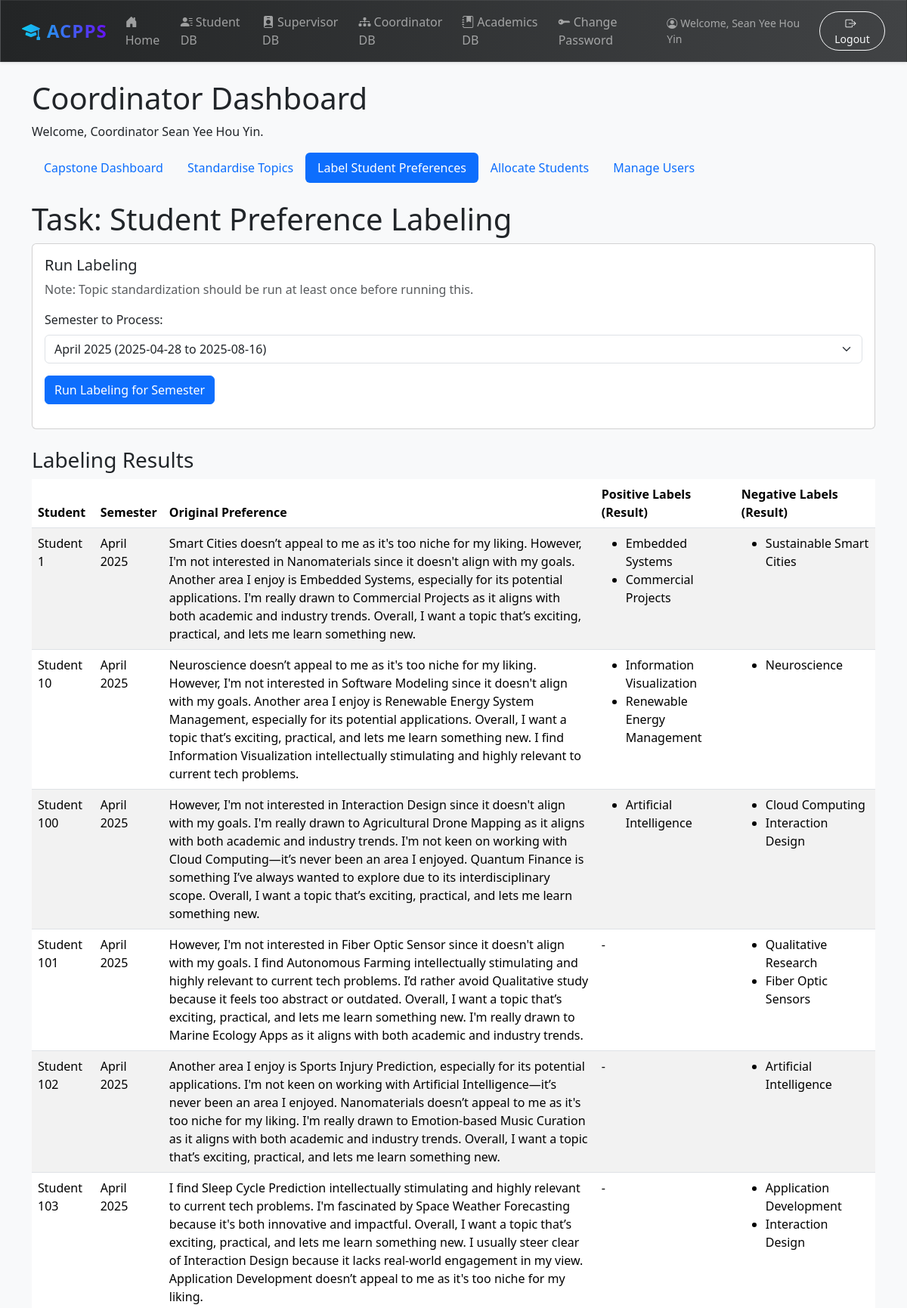
Screenshot of /dashboards/coordinator/label/ (signed in, upper part) with the database file from the repository.
### users/models.py (models this page shows, shortened)
class User(AbstractBaseUser, PermissionsMixin):
    email = models.EmailField(unique=True)
    is_active = models.BooleanField(default=True)
    is_staff = models.BooleanField(default=False)
    date_joined = models.DateTimeField(default=timezone.now)
    full_name = models.CharField(max_length=255, blank=False, null=False)
    USER_TYPE_CHOICES = (
        ('student', 'Student'),
        ('supervisor', 'Supervisor'),
    )
    user_type = models.CharField(max_length=10, choices=USER_TYPE_CHOICES)
    objects = UserManager()
    USERNAME_FIELD = 'email'
    REQUIRED_FIELDS = ['user_type']
    def get_full_name(self):
        return self.full_name or self.email

class StudentProfile(models.Model):
    user = models.OneToOneField(settings.AUTH_USER_MODEL, on_delete=models.CASCADE, primary_key=True)
    programme = models.ForeignKey(Programme, on_delete=models.SET_NULL, null=True, related_name='students')
    preference_text = models.TextField(blank=True, null=True)
    positive_preferences = models.ManyToManyField(StandardisedTopic, blank=True, related_name='positive_preferences_students')
    negative_preferences = models.ManyToManyField(StandardisedTopic, blank=True, related_name='negative_preferences_students')
    supervisor = models.ForeignKey('SupervisorProfile', on_delete=models.SET_NULL, null=True, blank=True, related_name='students')
    semester = models.ForeignKey(
        Semester,
        on_delete=models.PROTECT, # Don't delete a semester if programmes are linked to it
        default=get_default_semester(),
        null=True,
        blank=True,
        related_name='students'
    )
    programme_match_type = models.IntegerField(null=True)
    matching_topics = models.ManyToManyField(StandardisedTopic, blank=True, related_name='matching_students')
    conflicting_topics = models.ManyToManyField(StandardisedTopic, blank=True, related_name='conflicting_students')
    PREFERENCE_MAX_LENGTH = 4093

### academics/models.py (models this page shows)
class Semester(models.Model):
    name = models.CharField(max_length=100)
    start_date = models.DateField()
    end_date = models.DateField()
    class Meta:
        get_latest_by = 'start_date'
        ordering = ['-start_date']
    def __str__(self):
        return f"{self.name} ({self.start_date} to {self.end_date})"

### api/models.py (models this page shows, shortened)
class StandardisedTopic(models.Model):
    name = models.CharField(max_length=255, unique=True)

### dashboards/views.py (the view, shortened to what this page needs)
# urls.py: path('coordinator/label/', CoordinatorLabelingView.as_view(), name='coordinator_label'),
class CoordinatorLabelingView(CoordinatorRequiredMixin, View):
    template_name = 'dashboard/coordinator_label.html'
    def get(self, request, *args, **kwargs):
        semesters = Semester.objects.all().order_by('-start_date')
        selected_semester_id_str = request.GET.get('semester')
        selected_semester_id = None
        student_profiles_query = StudentProfile.objects.select_related('user', 'semester')
        if selected_semester_id_str:
            try:
                selected_semester_id = int(selected_semester_id_str)
                student_profiles_query = student_profiles_query.filter(semester__pk=selected_semester_id)
            except (ValueError, TypeError):
                student_profiles_query = student_profiles_query.none()
        else:
            latest_semester = semesters.first()
            if latest_semester:
                selected_semester_id = latest_semester.pk
                student_profiles_query = student_profiles_query.filter(semester=latest_semester)
            else:
                student_profiles_query = student_profiles_query.none()
        student_profiles = student_profiles_query.order_by('user__full_name')
        context = {
            'semesters': semesters,
            'student_profiles': student_profiles,
            'selected_semester_id': selected_semester_id,
        }
        return render(request, self.template_name, context)

### dashboards/views.py (called while the page is built)
    def dispatch(self, request, *args, **kwargs):
        is_coordinator = CoordinatorProfile.objects.filter(supervisor__user=request.user).exists() or request.user.is_superuser
        if not is_coordinator:
            messages.error(request, "You do not have permission to access this page.")
            return redirect('home')
        return super().dispatch(request, *args, **kwargs)

### templates/dashboard/coordinator_label.html (shortened to what this page needs)
{% extends "dashboard/coordinator_base.html" %}
{% load static %}
{% block module %}
    <h1>Task: Student Preference Labeling</h1>
    <div class="card mb-4">
        <div class="card-body">
            <h5 class="card-title">Run Labeling</h5>
            <p class="card-text text-muted">Note: Topic standardization should be run at least once before running this.</p>
            <div class="form-group mb-3">
                <label for="semester-input" class="form-label">Semester to Process:</label>
                <select id="semester-input" class="form-select">
                    {% for semester in semesters %}
                        <option value="{{ semester.pk }}" {% if semester.pk == selected_semester_id %}selected{% endif %}>
                            {{ semester }}
                        </option>
                    {% empty %}
                        <option value="">No semesters found</option>
                    {% endfor %}
                </select>
            </div>
            <button type="button" id="label-btn" class="btn btn-primary" data-url="{% url 'start_labeling' %}">Run Labeling for Semester</button>
        </div>
    </div>
    <h3>Labeling Results</h3>
    {% if student_profiles %}
        <div class="table-responsive">
            <table class="table table-striped table-hover">
                <thead>
                    <tr>
                        <th>Student</th>
                        <th>Semester</th>
                        <th>Original Preference</th>
                        <th>Positive Labels (Result)</th>
                        <th>Negative Labels (Result)</th>
                    </tr>
                </thead>
                <tbody>
                    {% for profile in student_profiles %}
                        <tr>
                            <td>{{ profile.user.get_full_name }}</td>
                            <td>{{ profile.semester.name|default:"N/A" }}</td>
                            <td>{{ profile.preference_text|default:"-" }}</td>
                            <td>
                                {% if profile.positive_preferences.all %}
                                    <ul>
                                        {% for label in profile.positive_preferences.all %}
                                            <li>{{ label.name }}</li>
                                        {% endfor %}
                                    </ul>
                                {% else %}
                                    -
                                {% endif %}
                            </td>
                            <td>
                                {% if profile.negative_preferences.all %}
                                    <ul>
                                        {% for label in profile.negative_preferences.all %}
                                            <li>{{ label.name }}</li>
                                        {% endfor %}
                                    </ul>
                                {% else %}
                                    -
                                {% endif %}
                            </td>
                        </tr>
                    {% endfor %}
                </tbody>
            </table>
        </div>
    {% else %}
        {% if selected_semester_id %}
            <div class="alert alert-info" role="alert">No student profiles found for the selected semester.</div>
        {% else %}
            <div class="alert alert-warning" role="alert">No student profiles found. Please add students and assign them to a semester.</div>
        {% endif %}
    {% endif %}
{% endblock %}

### templates/dashboard/coordinator_base.html (shortened to what this page needs)
{% extends "dashboard/dashboard_base.html" %}
{% load static %}
{% block dashboard %}
    <h1>Coordinator Dashboard</h1>
    <p>Welcome, Coordinator {{ user.get_full_name }}.</p>
    <nav class="nav nav-pills mb-4">
        <a class="nav-link {% if request.resolver_match.url_name == 'coordinator_dashboard' %}active{% endif %}" href="{% url 'coordinator_dashboard' %}">Capstone Dashboard</a>
        <a class="nav-link {% if request.resolver_match.url_name == 'coordinator_standardize' %}active{% endif %}" href="{% url 'coordinator_standardize' %}">Standardise Topics</a>
        <a class="nav-link {% if request.resolver_match.url_name == 'coordinator_label' %}active{% endif %}" href="{% url 'coordinator_label' %}">Label Student Preferences</a>
        <a class="nav-link {% if request.resolver_match.url_name == 'coordinator_match' %}active{% endif %}" href="{% url 'coordinator_match' %}">Allocate Students</a>
        <a class="nav-link {% if request.resolver_match.url_name == 'coordinator_import' %}active{% endif %}" href="{% url 'coordinator_import' %}">Manage Users</a>
    </nav>
    {% block module %}
    {% endblock %}
{% endblock %}

### templates/base.html (shortened to what this page needs)
<!DOCTYPE html>
<html lang="en">
<head>
    <link href="https://cdn.jsdelivr.net/npm/bootstrap@5.3.3/dist/css/bootstrap.min.css" rel="stylesheet">
    <link rel="stylesheet" href="https://cdn.jsdelivr.net/npm/bootstrap-icons@1.11.3/font/bootstrap-icons.min.css">
</head>
<body>
    <nav class="navbar navbar-expand-lg navbar-dark navbar-custom shadow-sm mb-4 px-3" style="backdrop-filter: blur(8px); border: 1px solid rgba(255,255,255,0.08);">
        <div class="container-fluid">
            <a class="navbar-brand fw-bold fs-4 text-gradient" href="{% url 'home' %}" style="letter-spacing:1px;">
                <i class="bi bi-mortarboard-fill me-2"></i>ACPPS
            </a>
            <div class="collapse navbar-collapse" id="navbarNav">
                <ul class="navbar-nav me-auto mb-2 mb-lg-0">
                    <li class="nav-item">
                        <a class="nav-link {% if request.resolver_match.url_name == 'home' %}active{% endif %}" href="{% url 'home' %}">
                            <i class="bi bi-house-door-fill me-1"></i>Home
                        </a>
                    </li>
                    {% if user.is_authenticated %}
                        {% if user.is_superuser %}
                            <li class="nav-item"><a class="nav-link" href="{% url 'student_dashboard' %}"><i class="bi bi-person-lines-fill me-1"></i>Student DB</a></li>
                            <li class="nav-item"><a class="nav-link" href="{% url 'supervisor_dashboard' %}"><i class="bi bi-person-badge-fill me-1"></i>Supervisor DB</a></li>
                            <li class="nav-item"><a class="nav-link" href="{% url 'coordinator_dashboard' %}"><i class="bi bi-diagram-3-fill me-1"></i>Coordinator DB</a></li>
                            <li class="nav-item"><a class="nav-link" href="{% url 'academics:dashboard' %}"><i class="bi bi-journal-bookmark-fill me-1"></i>Academics DB</a></li>
                        {% elif user.user_type == 'student' %}
                            <li class="nav-item"><a class="nav-link" href="{% url 'student_dashboard' %}"><i class="bi bi-person-circle me-1"></i>My Dashboard</a></li>
                        {% elif user.user_type == 'supervisor' %}
                            <li class="nav-item"><a class="nav-link" href="{% url 'supervisor_dashboard' %}"><i class="bi bi-person-badge-fill me-1"></i>My Dashboard</a></li>
                        {% endif %}
                    {% endif %}
                </ul>
                <div class="navbar-nav ms-auto align-items-center">
                    {% if user.is_authenticated %}
                        <li class="nav-item">
                            <a class="nav-link" href="{% url 'password_change' %}">
                                <i class="bi bi-key-fill me-1"></i>Change Password
                            </a>
                        </li>
                        <span class="navbar-text me-3 small" style="font-weight:500;">
                            <i class="bi bi-person-circle me-1"></i>Welcome, {{ user.full_name }}
                        </span>
                        <form class="d-flex" action="{% url 'logout' %}" method="post">
                            <button type="submit" class="btn btn-outline-light btn-sm px-3 rounded-pill ms-2" style="transition:background 0.2s;">
                                <i class="bi bi-box-arrow-right me-1"></i>Logout
                            </button>
                        </form>
                    {% else %}
                        <a href="{% url 'login' %}" class="btn btn-outline-light rounded-pill px-4 ms-2">Login</a>
                    {% endif %}
                </div>
            </div>
        </div>
    </nav>
    <main class="container">
        {% block content %}
        {% endblock %}
    </main>
</body>
</html>

### templates/base.html (style rules this page uses)
body { background-color: #f8f9fa; }
.text-gradient { background: linear-gradient(90deg, #0dcaf0 0%, #6610f2 100%); -webkit-background-clip: text; -webkit-text-fill-color: transparent; background-clip: text; }
.navbar-custom { background: linear-gradient(90deg, #232526 0%, #414345 100%); box-shadow: 0 4px 24px 0 rgba(0,0,0,0.10); border: 1px solid rgba(255,255,255,0.10); backdrop-filter: blur(8px); }
.navbar .nav-link { transition: color 0.2s, background 0.2s; }
.navbar .navbar-brand { letter-spacing: 1px; }

### rows the page displays
User: full_name "Sean Yee Hou Yin", get_full_name "Sean Yee Hou Yin"
StudentProfile: user.get_full_name "Student 1", semester.name "April 2025", preference_text "Smart Cities doesn’t appeal to me as it's too niche for my liking. However, I'm not interested in Nanomaterials since it doesn't align with my goals. Another area I enjoy is Embedded Systems, especially for its potential applications. I'm really drawn to Commercial Projects as it aligns with both academic and industry trends. Overall, I want a topic that’s exciting, practical, and lets me learn something new."
StandardisedTopic: name "Embedded Systems"
StandardisedTopic: name "Commercial Projects"
StandardisedTopic: name "Sustainable Smart Cities"
StudentProfile: user.get_full_name "Student 10", semester.name "April 2025", preference_text "Neuroscience doesn’t appeal to me as it's too niche for my liking. However, I'm not interested in Software Modeling since it doesn't align with my goals. Another area I enjoy is Renewable Energy System Management, especially for its potential applications. Overall, I want a topic that’s exciting, practical, and lets me learn something new. I find Information Visualization intellectually stimulating and highly relevant to current tech problems."
StandardisedTopic: name "Information Visualization"
StandardisedTopic: name "Renewable Energy Management"
StandardisedTopic: name "Neuroscience"
StudentProfile: user.get_full_name "Student 100", semester.name "April 2025", preference_text "However, I'm not interested in Interaction Design since it doesn't align with my goals. I'm really drawn to Agricultural Drone Mapping as it aligns with both academic and industry trends. I'm not keen on working with Cloud Computing—it’s never been an area I enjoyed. Quantum Finance is something I’ve always wanted to explore due to its interdisciplinary scope. Overall, I want a topic that’s exciting, practical, and lets me learn something new."
StandardisedTopic: name "Artificial Intelligence"
StandardisedTopic: name "Cloud Computing"
StandardisedTopic: name "Interaction Design"
StudentProfile: user.get_full_name "Student 101", semester.name "April 2025", preference_text "However, I'm not interested in Fiber Optic Sensor since it doesn't align with my goals. I find Autonomous Farming intellectually stimulating and highly relevant to current tech problems. I’d rather avoid Qualitative study because it feels too abstract or outdated. Overall, I want a topic that’s exciting, practical, and lets me learn something new. I'm really drawn to Marine Ecology Apps as it aligns with both academic and industry trends."
StandardisedTopic: name "Qualitative Research"
StandardisedTopic: name "Fiber Optic Sensors"
StudentProfile: user.get_full_name "Student 102", semester.name "April 2025", preference_text "Another area I enjoy is Sports Injury Prediction, especially for its potential applications. I'm not keen on working with Artificial Intelligence—it’s never been an area I enjoyed. Nanomaterials doesn’t appeal to me as it's too niche for my liking. I'm really drawn to Emotion-based Music Curation as it aligns with both academic and industry trends. Overall, I want a topic that’s exciting, practical, and lets me learn something new."
StudentProfile: user.get_full_name "Student 103", semester.name "April 2025", preference_text "I find Sleep Cycle Prediction intellectually stimulating and highly relevant to current tech problems. I'm fascinated by Space Weather Forecasting because it's both innovative and impactful. Overall, I want a topic that’s exciting, practical, and lets me learn something new. I usually steer clear of Interaction Design because it lacks real-world engagement in my view. Application Development doesn’t appeal to me as it's too niche for my liking."
StandardisedTopic: name "Application Development"

### other values shown
form field value "April 2025 (2025-04-28 to 2025-08-16)"
